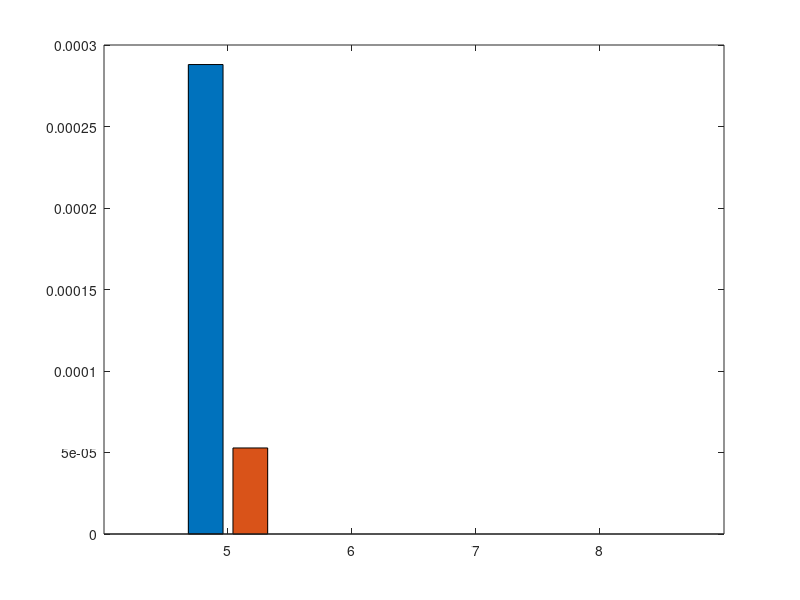

Recreate this plot in MATLAB. (Note: this script raises an error after producing the figure.)
clear; close all; clc
textSize = 16;
linewid = 1;

% ISm-CSI  5 6 7 8
% ISm-RSS 5 6 7 8

epiImpBMR = [
    1-0.9997119816 0 0 0;
    1-0.9999472128 0 0 0;
    ];
epi = [5 6 7 8];

figure(111)
bar(epi, epiImpBMR(1:2,:)', 'grouped')
hold on
ax = gca;
ax.YAxis.FontSize = 14;
ax.XAxis.FontSize = 14;
ax.YAxis.FontWeight = 'bold';
ax.XAxis.FontWeight = 'bold';
ax.LineWidth = 1;
ylim([0 0.001]);
legend('SIM-SKG with CSI', 'SIM-SKG with RSS', 'FontSize',textSize, 'FontWeight','bold', 'Location','northeast')
xlabel('Episode Length', 'FontSize', 15, 'FontWeight','bold')
ylabel('BMR (%)', 'FontSize',15, 'FontWeight','bold')
grid on
% for i=1:length(epiImpBMR)
%     text(epi(i)-0.1,epiImpBMR(1,i),strcat(num2str(epiImpBMR(1,i), '%.2g')," /"), 'FontWeight','bold', 'HorizontalAlignment', 'center', 'VerticalAlignment', 'bottom')
%     text(epi(i)+0.1,epiImpBMR(2,i),strcat(num2str(epiImpBMR(2,i), '%.2g')), 'FontWeight','bold', 'HorizontalAlignment', 'center', 'VerticalAlignment', 'bottom')
% end

% 创建 text
text('VerticalAlignment','bottom',...
    'HorizontalAlignment','center',...
    'FontWeight','bold',...
    'FontSize',12,...
    'String','0.00029 /',...
    'Position',[4.9 0.000288018400000034 0]);

% 创建 text
text('VerticalAlignment','bottom',...
    'HorizontalAlignment','center',...
    'FontWeight','bold',...
    'FontSize',12,...
    'String','5.3e-05',...
    'Position',[5.22811059907834 5.27872000000151e-05 0]);

% 创建 text
text('VerticalAlignment','bottom',...
    'HorizontalAlignment','center',...
    'FontWeight','bold',...
    'FontSize',12,...
    'String','0 /',...
    'Position',[5.9 0 0]);

% 创建 text
text('VerticalAlignment','bottom',...
    'HorizontalAlignment','center',...
    'FontWeight','bold',...
    'FontSize',12,...
    'String','0',...
    'Position',[6.1 0 0]);

% 创建 text
text('VerticalAlignment','bottom',...
    'HorizontalAlignment','center',...
    'FontWeight','bold',...
    'FontSize',12,...
    'String','0 /',...
    'Position',[6.9 0 0]);

% 创建 text
text('VerticalAlignment','bottom',...
    'HorizontalAlignment','center',...
    'FontWeight','bold',...
    'FontSize',12,...
    'String','0',...
    'Position',[7.1 0 0]);

% 创建 text
text('VerticalAlignment','bottom',...
    'HorizontalAlignment','center',...
    'FontWeight','bold',...
    'FontSize',12,...
    'String','0 /',...
    'Position',[7.9 0 0]);

% 创建 text
text('VerticalAlignment','bottom',...
    'HorizontalAlignment','center',...
    'FontWeight','bold',...
    'FontSize',12,...
    'String','0',...
    'Position',[8.1 0 0]);


print('epiCSIBMR','-depsc')

% epiImp = [
%     3*7/5 3*7/6 3*7/7 3*7/8;
%     7/5 7/6 7/7 7/8
%     ];
epiImp = [
    7/5*(1-0.00029) 7/6 7/7 7/8;
    7/5*(1-0.000053) 7/6 7/7 7/8
    ];
epiImp = epiImp.';
figure(113)
bar(epi, epiImp(1:4,:), 'grouped')
hold on
ax = gca;
ax.YAxis.FontSize = 14;
ax.XAxis.FontSize = 14;
ax.YAxis.FontWeight = 'bold';
ax.XAxis.FontWeight = 'bold';
ax.LineWidth = 1;
ylim([0 2.5])
legend('SIM-SKG with CSI', 'SIM-SKG with RSS', 'FontSize',textSize, 'FontWeight','bold', 'Location','northeast')
xlabel('Episode Length', 'FontSize', 15, 'FontWeight','bold')
ylabel('BGR (bit per sample)', 'FontSize',15, 'FontWeight','bold')
grid on

% for i=1:length(epiImp)
%     text(epi(i)-0.15,epiImp(i,1),strcat(num2str(epiImp(i,1), '%.2g'), " /"), 'FontSize',12, 'FontWeight','bold', 'HorizontalAlignment', 'center', 'VerticalAlignment', 'bottom')
%     text(epi(i)+0.15,epiImp(i,2),num2str(epiImp(i,2), '%.2g'), 'FontSize',12, 'FontWeight','bold', 'HorizontalAlignment', 'center', 'VerticalAlignment', 'bottom')
% end

% 创建 text
text('VerticalAlignment','bottom',...
    'HorizontalAlignment','center',...
    'FontWeight','bold',...
    'FontSize',12,...
    'String','1.4 /',...
    'Position',[4.85915075707702 1.399594 0]);

% 创建 text
text('VerticalAlignment','bottom',...
    'HorizontalAlignment','center',...
    'FontWeight','bold',...
    'FontSize',12,...
    'String','1.4',...
    'Position',[5.15 1.3999258 0]);

% 创建 text
text('VerticalAlignment','bottom',...
    'HorizontalAlignment','center',...
    'FontWeight','bold',...
    'FontSize',12,...
    'String','1.2 /',...
    'Position',[5.85915075707702 1.16666666666667 0]);

% 创建 text
text('VerticalAlignment','bottom',...
    'HorizontalAlignment','center',...
    'FontWeight','bold',...
    'FontSize',12,...
    'String','1.2',...
    'Position',[6.15 1.16666666666667 0]);

% 创建 text
text('VerticalAlignment','bottom',...
    'HorizontalAlignment','center',...
    'FontWeight','bold',...
    'FontSize',12,...
    'String','1 /',...
    'Position',[6.86830151415405 1 0]);

% 创建 text
text('VerticalAlignment','bottom',...
    'HorizontalAlignment','center',...
    'FontWeight','bold',...
    'FontSize',12,...
    'String','1',...
    'Position',[7.15 1 0]);

% 创建 text
text('VerticalAlignment','bottom',...
    'HorizontalAlignment','center',...
    'FontWeight','bold',...
    'FontSize',12,...
    'String','0.88 /',...
    'Position',[7.84084924292297 0.875 0]);

% 创建 text
text('VerticalAlignment','bottom',...
    'HorizontalAlignment','center',...
    'FontWeight','bold',...
    'FontSize',12,...
    'String','0.88',...
    'Position',[8.19575378538512 0.875 0]);

print('epiCSIBGR','-depsc')